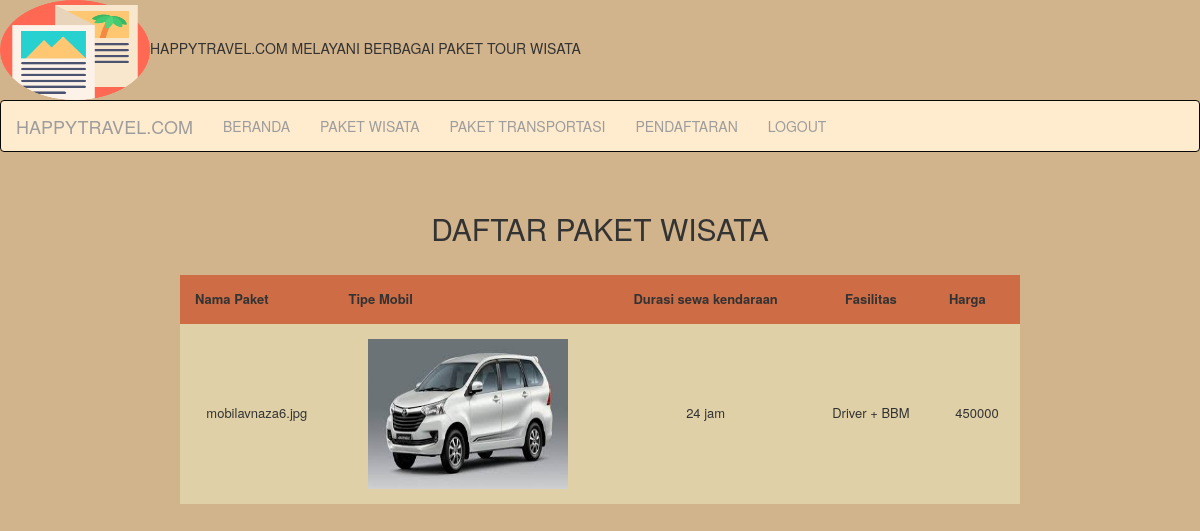
The app's page /index.php/berandauser/transportasi with its own data.
### tables this page shows
CREATE TABLE `pakettransportasi` (
  `id` int(11) NOT NULL,
  `tipemobil` varchar(255) NOT NULL,
  `durasipinjam` varchar(255) NOT NULL,
  `fasilitas` text NOT NULL,
  `harga` int(25) NOT NULL
);

### application/controllers/berandauser.php (called while the page is built, shortened)
<?php
class Berandauser extends CI_Controller
{
	public function transportasi()
	{
		$this->load->helper('url','form');
		$this->load->model('wisata_model');
		$la["tobject"]= $this->wisata_model->getDataTransportasiQueryObject();
		$this->load->view('user/transportasi_user', $la);
	}
}

### index.php (called while the page is built, shortened)
<?php
require_once BASEPATH.'core/CodeIgniter.php';

### application/models/wisata_model.php (called while the page is built, shortened)
<?php
class Wisata_model extends CI_Model
{
	public function getDataTransportasiQueryObject()
	{
		$query=$this->db->query('Select * from pakettransportasi');
		return $query->result();
	}
}
 ?>

### application/views/user/transportasi_user.php (the view, shortened to what this page needs)
<!DOCTYPE html>
<html>
<br><center>
<h2>DAFTAR PAKET WISATA</h2> <br></center>
<table id="racetimes">
<tr id="firstrow">
<th>Nama Paket</th>
<th>Tipe Mobil</th>
<th><center>Durasi sewa kendaraan</center></th>
<th><center>Fasilitas</center></th>
<th>Harga</th></tr>
<?php foreach ($tobject as $key => $data): ?>
            <tr>
                   <td><?php echo $data->tipemobil ?></td>
                    <td><img src="<?php echo base_url()?>assets/upload/<?php echo $data->tipemobil?>" alt="" width=200 height=150></td>
                    <td><?php echo $data->durasipinjam ?></td>
                    <td><?php echo $data->fasilitas ?></td>
                    <td><?php echo $data->harga ?></td>
            </tr>
            <?php endforeach ?>
    </table>

### application/views/user/transportasi_user.php (style rules this page uses)
* { font-family: Helvetica Neue, Arial, sans-serif; }
h1, table { text-align: center; }
table { border-collapse: collapse; width: 70%; margin: 0 auto 5rem; }
th, td { padding: 1.5rem; font-size: 1.3rem; }
tr { background: hsl(50, 50%, 80%); }
tr, td { transition: .4s ease-in; }
tr:first-child { background: hsla(12, 100%, 40%, 0.5); }
tr:nth-child(even) { background: hsla(50, 50%, 80%, 0.7); }

### records on screen
pakettransportasi: tipemobil "mobilavnaza6.jpg", tipemobil (picture), durasipinjam "24 jam", fasilitas "Driver + BBM", harga "450000"
